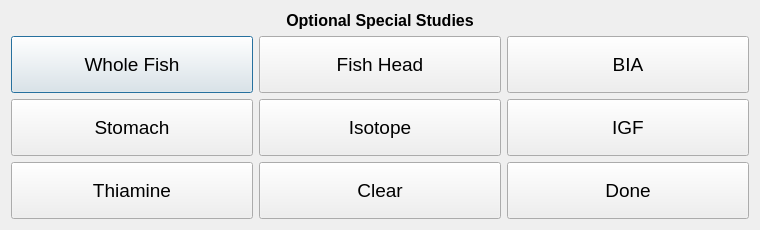
<?xml version="1.0" encoding="UTF-8"?>
<ui version="4.0">
 <class>abljuvsalmonspeciesstudiesDlg</class>
 <widget class="QDialog" name="abljuvsalmonspeciesstudiesDlg">
  <property name="geometry">
   <rect>
    <x>0</x>
    <y>0</y>
    <width>760</width>
    <height>230</height>
   </rect>
  </property>
  <property name="minimumSize">
   <size>
    <width>760</width>
    <height>230</height>
   </size>
  </property>
  <property name="windowTitle">
   <string>Special Studies</string>
  </property>
  <layout class="QVBoxLayout" name="verticalLayout_4">
   <item>
    <layout class="QHBoxLayout" name="horizontalLayout">
     <item>
      <widget class="QLabel" name="label_3">
       <property name="font">
        <font>
         <pointsize>12</pointsize>
         <bold>true</bold>
        </font>
       </property>
       <property name="text">
        <string>Optional Special Studies</string>
       </property>
       <property name="alignment">
        <set>Qt::AlignCenter</set>
       </property>
      </widget>
     </item>
    </layout>
   </item>
   <item>
    <layout class="QHBoxLayout" name="horizontalLayout_2">
     <item>
      <layout class="QVBoxLayout" name="verticalLayout">
       <item>
        <widget class="QPushButton" name="wfBtn">
         <property name="sizePolicy">
          <sizepolicy hsizetype="Minimum" vsizetype="Expanding">
           <horstretch>0</horstretch>
           <verstretch>0</verstretch>
          </sizepolicy>
         </property>
         <property name="font">
          <font>
           <pointsize>14</pointsize>
          </font>
         </property>
         <property name="text">
          <string>Whole Fish</string>
         </property>
         <property name="checkable">
          <bool>true</bool>
         </property>
        </widget>
       </item>
       <item>
        <widget class="QPushButton" name="stomachBtn">
         <property name="sizePolicy">
          <sizepolicy hsizetype="Minimum" vsizetype="Expanding">
           <horstretch>0</horstretch>
           <verstretch>0</verstretch>
          </sizepolicy>
         </property>
         <property name="font">
          <font>
           <pointsize>14</pointsize>
          </font>
         </property>
         <property name="text">
          <string>Stomach</string>
         </property>
         <property name="checkable">
          <bool>true</bool>
         </property>
        </widget>
       </item>
       <item>
        <widget class="QPushButton" name="thiamineBtn">
         <property name="sizePolicy">
          <sizepolicy hsizetype="Minimum" vsizetype="Expanding">
           <horstretch>0</horstretch>
           <verstretch>0</verstretch>
          </sizepolicy>
         </property>
         <property name="font">
          <font>
           <pointsize>14</pointsize>
          </font>
         </property>
         <property name="text">
          <string>Thiamine</string>
         </property>
         <property name="checkable">
          <bool>true</bool>
         </property>
        </widget>
       </item>
      </layout>
     </item>
     <item>
      <layout class="QVBoxLayout" name="verticalLayout_2">
       <item>
        <widget class="QPushButton" name="fhBtn">
         <property name="sizePolicy">
          <sizepolicy hsizetype="Minimum" vsizetype="Expanding">
           <horstretch>0</horstretch>
           <verstretch>0</verstretch>
          </sizepolicy>
         </property>
         <property name="font">
          <font>
           <pointsize>14</pointsize>
          </font>
         </property>
         <property name="text">
          <string>Fish Head</string>
         </property>
         <property name="checkable">
          <bool>true</bool>
         </property>
        </widget>
       </item>
       <item>
        <widget class="QPushButton" name="isotopeBtn">
         <property name="sizePolicy">
          <sizepolicy hsizetype="Minimum" vsizetype="Expanding">
           <horstretch>0</horstretch>
           <verstretch>0</verstretch>
          </sizepolicy>
         </property>
         <property name="font">
          <font>
           <pointsize>14</pointsize>
          </font>
         </property>
         <property name="text">
          <string>Isotope</string>
         </property>
         <property name="checkable">
          <bool>true</bool>
         </property>
        </widget>
       </item>
       <item>
        <widget class="QPushButton" name="clearBtn">
         <property name="sizePolicy">
          <sizepolicy hsizetype="Minimum" vsizetype="Expanding">
           <horstretch>0</horstretch>
           <verstretch>0</verstretch>
          </sizepolicy>
         </property>
         <property name="font">
          <font>
           <pointsize>14</pointsize>
          </font>
         </property>
         <property name="text">
          <string>Clear</string>
         </property>
        </widget>
       </item>
      </layout>
     </item>
     <item>
      <layout class="QVBoxLayout" name="verticalLayout_3">
       <item>
        <widget class="QPushButton" name="biaBtn">
         <property name="sizePolicy">
          <sizepolicy hsizetype="Minimum" vsizetype="Expanding">
           <horstretch>0</horstretch>
           <verstretch>0</verstretch>
          </sizepolicy>
         </property>
         <property name="font">
          <font>
           <pointsize>14</pointsize>
          </font>
         </property>
         <property name="text">
          <string>BIA</string>
         </property>
         <property name="checkable">
          <bool>true</bool>
         </property>
        </widget>
       </item>
       <item>
        <widget class="QPushButton" name="igfBtn">
         <property name="sizePolicy">
          <sizepolicy hsizetype="Minimum" vsizetype="Expanding">
           <horstretch>0</horstretch>
           <verstretch>0</verstretch>
          </sizepolicy>
         </property>
         <property name="font">
          <font>
           <pointsize>14</pointsize>
          </font>
         </property>
         <property name="text">
          <string>IGF</string>
         </property>
         <property name="checkable">
          <bool>true</bool>
         </property>
        </widget>
       </item>
       <item>
        <widget class="QPushButton" name="doneBtn">
         <property name="sizePolicy">
          <sizepolicy hsizetype="Minimum" vsizetype="Expanding">
           <horstretch>0</horstretch>
           <verstretch>0</verstretch>
          </sizepolicy>
         </property>
         <property name="font">
          <font>
           <pointsize>14</pointsize>
          </font>
         </property>
         <property name="text">
          <string>Done</string>
         </property>
        </widget>
       </item>
      </layout>
     </item>
    </layout>
   </item>
  </layout>
 </widget>
 <resources/>
 <connections/>
</ui>
